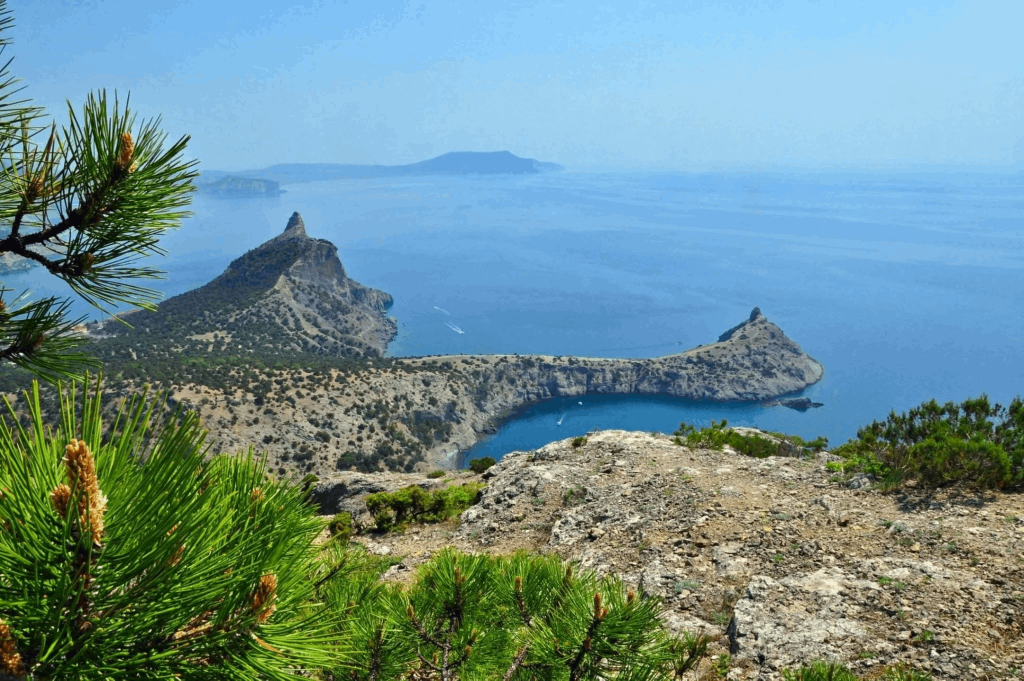
#> input picture input/1.png, 2048 x 1361 px (shown at 1/2 size); its folder holds only this picture in this run
$ python main.py
#> lines starting #> are read from the running program, lines starting #| are printed output that depends on the picture
### src/video_processing.py
import os
from PIL import Image
from moviepy.editor import ImageClip, concatenate_videoclips, AudioFileClip
# Корректируем импорт для зацикливания аудио
from moviepy.audio.fx.all import audio_loop

from config import VIDEO_WIDTH, VIDEO_HEIGHT, DEFAULT_IMAGE_DURATION, OUTPUT_FPS


def resize_and_pad_image(image_path, output_size=(VIDEO_WIDTH, VIDEO_HEIGHT), bg_color='black'):
    """
    Изменяет размер изображения с сохранением пропорций и добавляет фон.
    (Код этой функции остается без изменений)
    """
#> called with image_path = 'input/1.png', output_size = (1080, 1920), bg_color = 'black'
    try:
        img = Image.open(image_path).convert("RGBA")
        img_copy = img.copy()
        img_copy.thumbnail(output_size, Image.Resampling.LANCZOS)
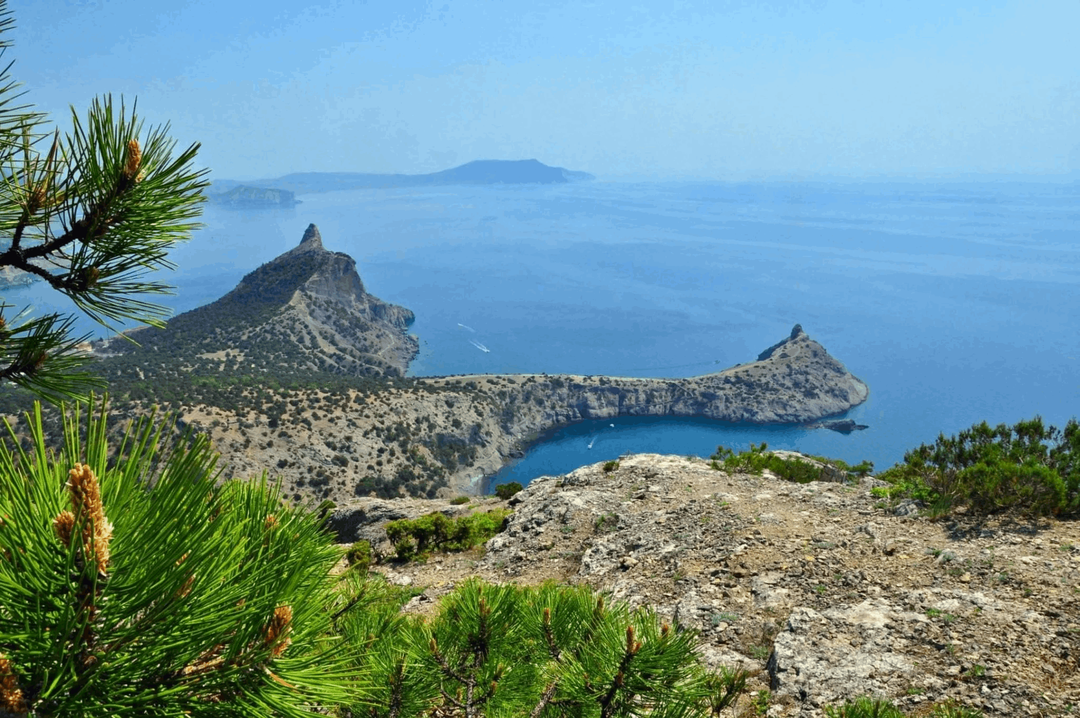
#> img_copy: PIL image 1080x718 RGBA; mean R, G, B, A 110.1, 143.1, 145.2, 255
        background = Image.new('RGBA', output_size, bg_color)
        paste_position = (
            (output_size[0] - img_copy.width) // 2,
            (output_size[1] - img_copy.height) // 2
        )
#> paste_position = (0, 601)
        background.paste(img_copy, paste_position, img_copy)
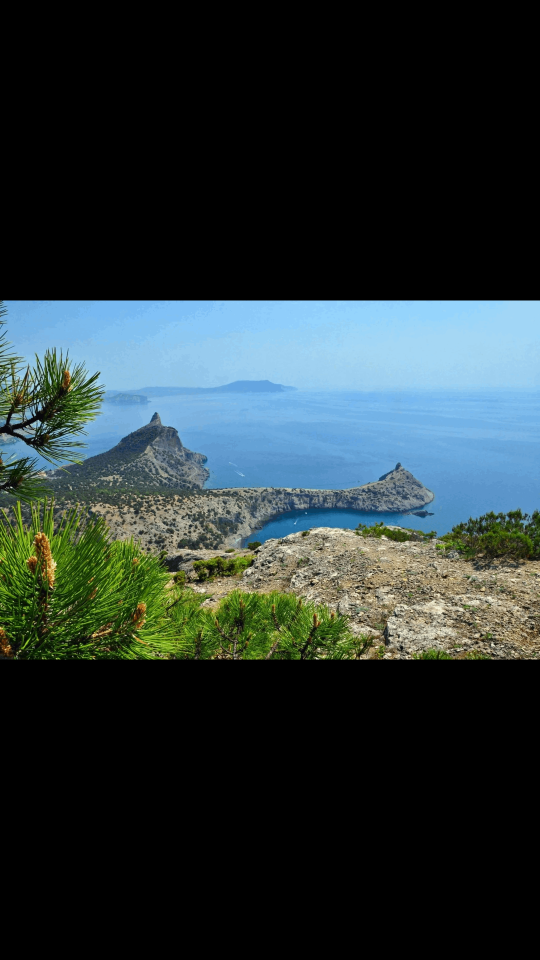
#> background: PIL image 1080x1920 RGBA (shown at 1/2 size); mean R, G, B, A 41.2, 53.5, 54.3, 255
        return background.convert("RGB")
    except FileNotFoundError:
        print(f"Ошибка: Изображение не найдено по пути: {image_path}")
        return None
    except Exception as e:
        print(f"Ошибка при обработке изображения {image_path}: {e}")
        return None


def create_video(image_folder, audio_path, output_path):
    """
    Создает видео из набора изображений и добавляет аудио.
    """
    print("--- Начинаем создание видео ---")

    image_files = sorted([os.path.join(image_folder, f) for f in os.listdir(image_folder) if f.endswith(('.png', '.jpg'))])

    if not image_files:
        print("Ошибка: В папке с обработанными изображениями пусто.")
        return

    clips = [ImageClip(m).set_duration(DEFAULT_IMAGE_DURATION) for m in image_files]
    video_clip = concatenate_videoclips(clips, method="compose")

    if audio_path:
        print(f"Добавляем аудио: {audio_path}")
        try:
            audio_clip = AudioFileClip(audio_path)

            # ИСПРАВЛЕНА ЛОГИКА ЗАЦИКЛИВАНИЯ
            if video_clip.duration > audio_clip.duration:
                print("Аудио короче видео. Зацикливаем...")
                audio_clip = audio_clip.fx(audio_loop, duration=video_clip.duration)
            else:
                print("Аудио длиннее видео. Обрезаем...")
                audio_clip = audio_clip.subclip(0, video_clip.duration)

            final_clip = video_clip.set_audio(audio_clip)
        except Exception as e:
            print(f"Ошибка при обработке аудио: {e}. Видео будет создано без звука.")
            final_clip = video_clip
    else:
        print("Аудиофайл не найден, видео будет без звука.")
        final_clip = video_clip

    print(f"Экспортируем видео в файл: {output_path}")
    final_clip.write_videofile(output_path, fps=OUTPUT_FPS, codec="libx264", audio_codec="aac")
    print("--- Видео успешно создано! ---")

### src/main.py
import os
from video_processing import resize_and_pad_image, create_video
from config import SUPPORTED_IMAGE_FORMATS

SUPPORTED_AUDIO_FORMATS = ('.mp3', '.wav')


def find_audio_file(folder):
    """Находит первый попавшийся аудиофайл в папке."""
    for file in os.listdir(folder):
        if file.lower().endswith(SUPPORTED_AUDIO_FORMATS):
            return os.path.join(folder, file)
    return None


def process_images(image_folder, output_folder):
    """
    Находит все изображения в папке, обрабатывает их и сохраняет результат.
    """
    print("Начинаем обработку изображений...")
    if not os.path.exists(output_folder):
        print(f"Создаем папку для обработанных изображений: {output_folder}")
        os.makedirs(output_folder)

    files = os.listdir(image_folder)
    image_files = [f for f in files if f.lower().endswith(SUPPORTED_IMAGE_FORMATS)]

    if not image_files:
        print(f"Внимание: В папке '{image_folder}' не найдено изображений в форматах {SUPPORTED_IMAGE_FORMATS}.")
        return 0

    print(f"Найдено {len(image_files)} изображений. Начинаем обработку...")
    for filename in image_files:
        input_path = os.path.join(image_folder, filename)
        processed_image = resize_and_pad_image(input_path)
        if processed_image:
            output_filename = f"processed_{filename}"
            output_path = os.path.join(output_folder, output_filename)
            processed_image.save(output_path)
            print(f"Сохранено: {output_path}")

    return len(image_files)


def main():
    """
    Главная функция приложения.
    """
    print("--- Vertical Video Maker ---")

    # --- ИСПРАВЛЕННАЯ ЛОГИКА ОПРЕДЕЛЕНИЯ ПУТЕЙ ---
    # Получаем абсолютный путь к папке, где лежит наш скрипт (т.е. к папке 'src')
    script_dir = os.path.dirname(os.path.abspath(__file__))
    # Поднимаемся на один уровень выше, чтобы получить корень проекта
    project_root = os.path.dirname(script_dir)

    # Теперь все пути будут правильными
    input_folder = os.path.join(project_root, 'input')
    output_folder = os.path.join(project_root, 'output')
    processed_images_folder = os.path.join(output_folder, 'processed_images')

    final_video_path = os.path.join(output_folder, 'final_video.mp4')

    if not os.path.exists(input_folder) or not os.path.isdir(input_folder):
        os.makedirs(input_folder, exist_ok=True)
        print(f"Создана папка '{input_folder}'. Пожалуйста, поместите в нее ваши изображения и аудиофайл.")
        return

    processed_count = process_images(input_folder, processed_images_folder)
    print("--- Обработка изображений завершена ---")

    if processed_count == 0:
        print("Нет изображений для создания видео. Завершение работы.")
        return

    audio_file = find_audio_file(input_folder)
    if not audio_file:
        print(
            f"Внимание: в папке '{input_folder}' не найден аудиофайл ({SUPPORTED_AUDIO_FORMATS}). Видео будет без музыки.")

    create_video(
        image_folder=processed_images_folder,
        audio_path=audio_file,
        output_path=final_video_path
    )


if __name__ == "__main__":
    main()

$ run again, on input/2.png
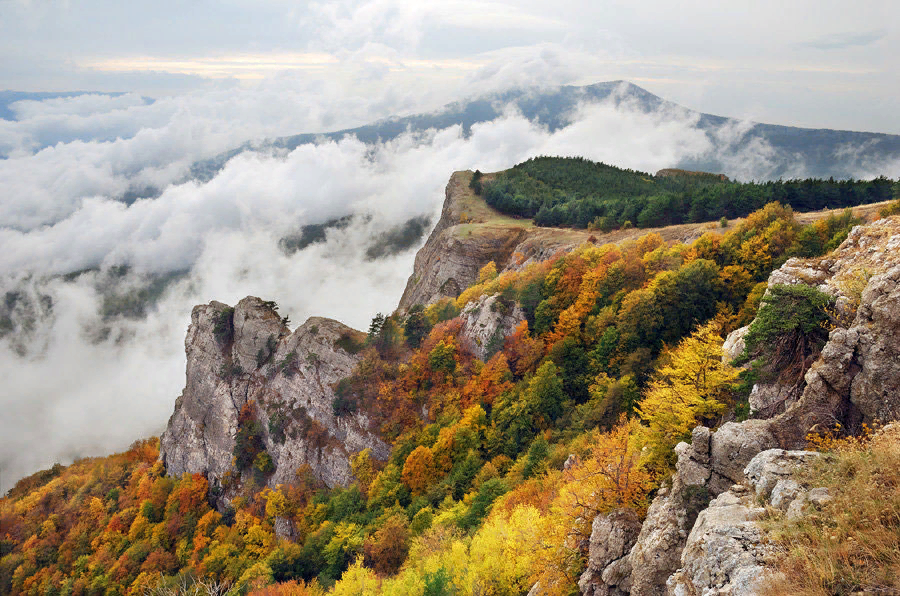
#> input picture input/2.png, 900 x 596 px
#> in resize_and_pad_image, img is the input picture: PIL image 900x596 RGBA; mean R, G, B, A 156.5, 144.9, 126, 255
#> in resize_and_pad_image, `background.paste(img_copy, paste_position, img_copy)`:
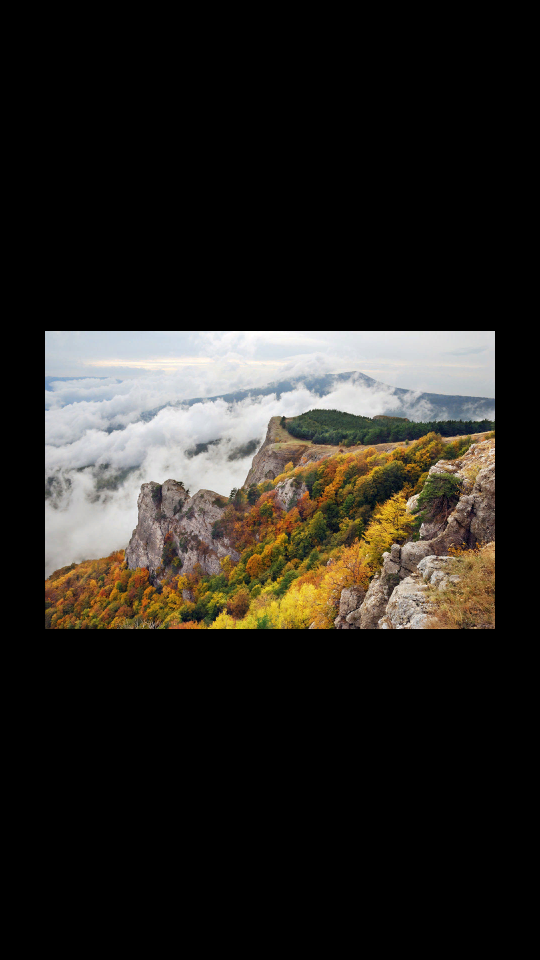
#> background: PIL image 1080x1920 RGBA (shown at 1/2 size); mean R, G, B, A 40.5, 37.5, 32.6, 255

$ run again, on input/3.png
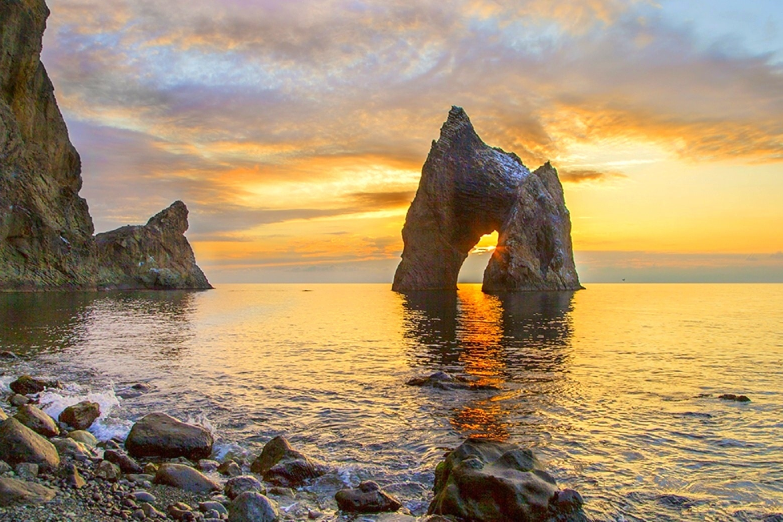
#> input picture input/3.png, 1565 x 1044 px (shown at 1/2 size)
#> in resize_and_pad_image, img is the input picture: PIL image 1565x1044 RGBA; mean R, G, B, A 167, 143.3, 108.8, 255
#> in resize_and_pad_image, `img_copy.thumbnail(output_size, Image.Resampling.LANCZOS)`:
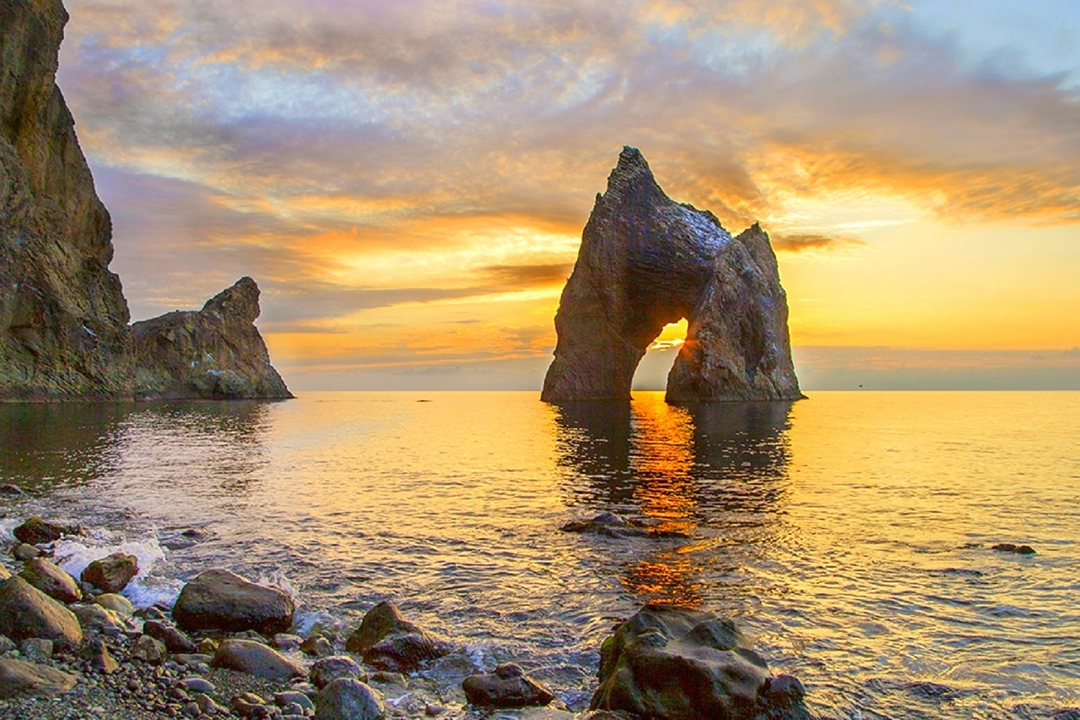
#> img_copy: PIL image 1080x720 RGBA; mean R, G, B, A 167, 143.3, 108.8, 255
#> in resize_and_pad_image, `background.paste(img_copy, paste_position, img_copy)`:
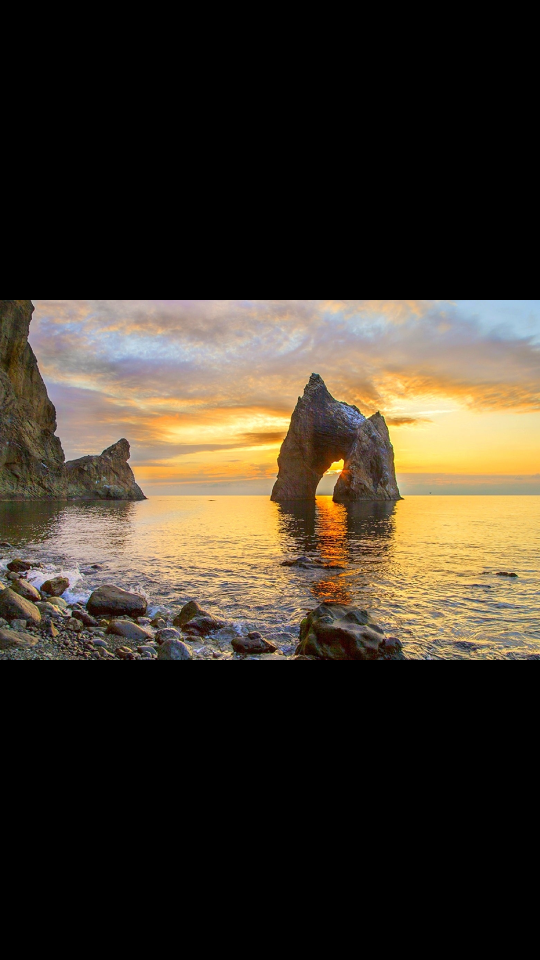
#> background: PIL image 1080x1920 RGBA (shown at 1/2 size); mean R, G, B, A 62.6, 53.7, 40.8, 255
